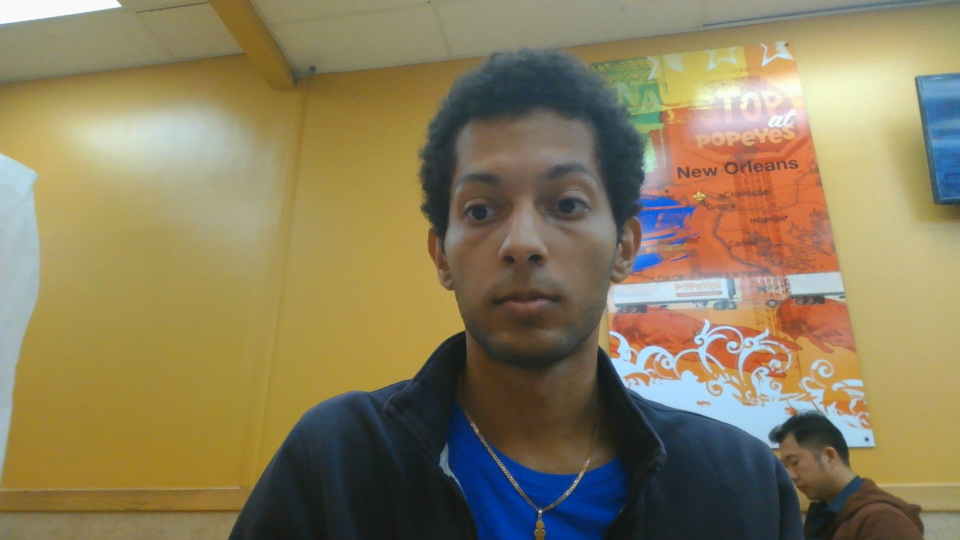
#> input picture img/iii.jpg, 1920 x 1080 px (shown at 1/2 size)
$ python pixelate.py
#> lines starting #> are read from the running program, lines starting #| are printed output that depends on the picture; after the words box and inside, x2 and y2 are one past the last pixel; in counts of white or black regions, pixels touching at a corner belong together
from PIL import Image
from tkinter.filedialog import askopenfilename
import cv2
import os
#open a user selected image

def blackwhite():
	filename = askopenfilename()
#> the answer given: img/iii.jpg
	im_gray = cv2.imread(filename, cv2.IMREAD_GRAYSCALE)
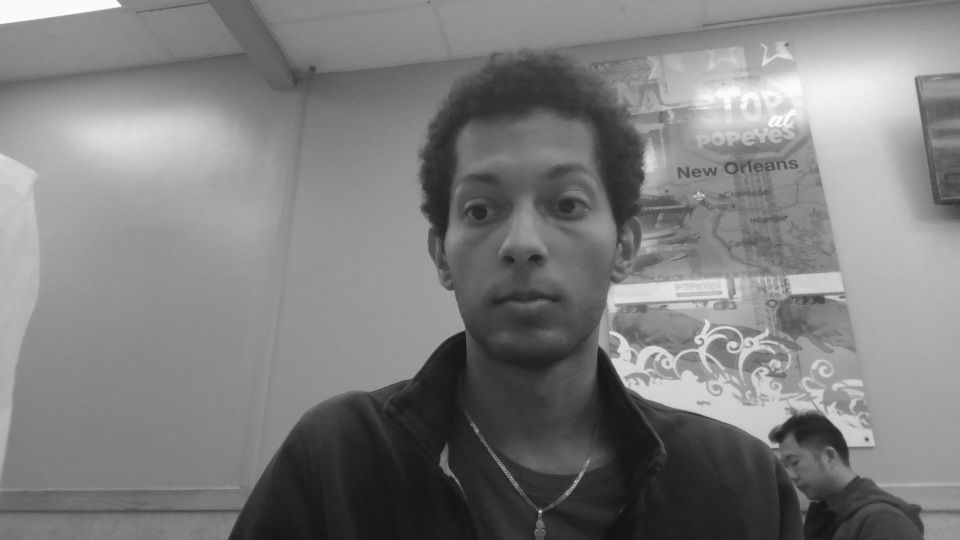
#> im_gray: shape (1080, 1920) (shown at 1/2 size); min 16, max 255, mean 125.9
	(thresh, im_bw) = cv2.threshold(im_gray, 128, 255, cv2.THRESH_BINARY | cv2.THRESH_OTSU)
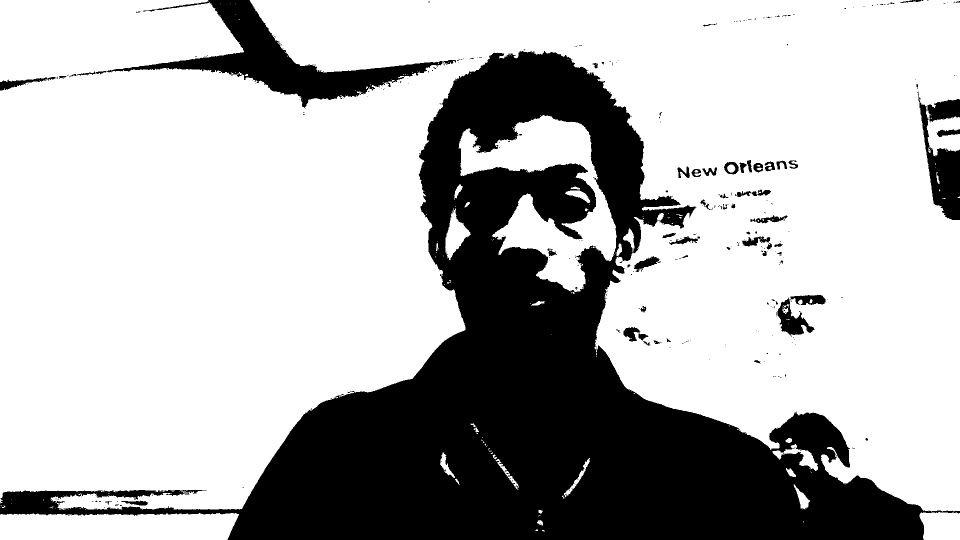
#> im_bw: shape (1080, 1920) (shown at 1/2 size); 71.1% white; 325 black regions (272 under 20 px), largest, box (x1, y1, x2, y2) and area: (0, 102, 1920, 1080) 542859, (192, 0, 912, 217) 32543, (1835, 183, 1920, 440) 10448
#> thresh = 106
	cv2.imwrite('bw_image.png', im_bw)
	return os.path.abspath("bw_image.png")
	#im_bw.show()
# [49 lines left out: function cropping, not called in this run]


def pixelate(input_file_path, output_file_path, width, height):
#> (the run stopped early here; a loop or call above may not have finished)
